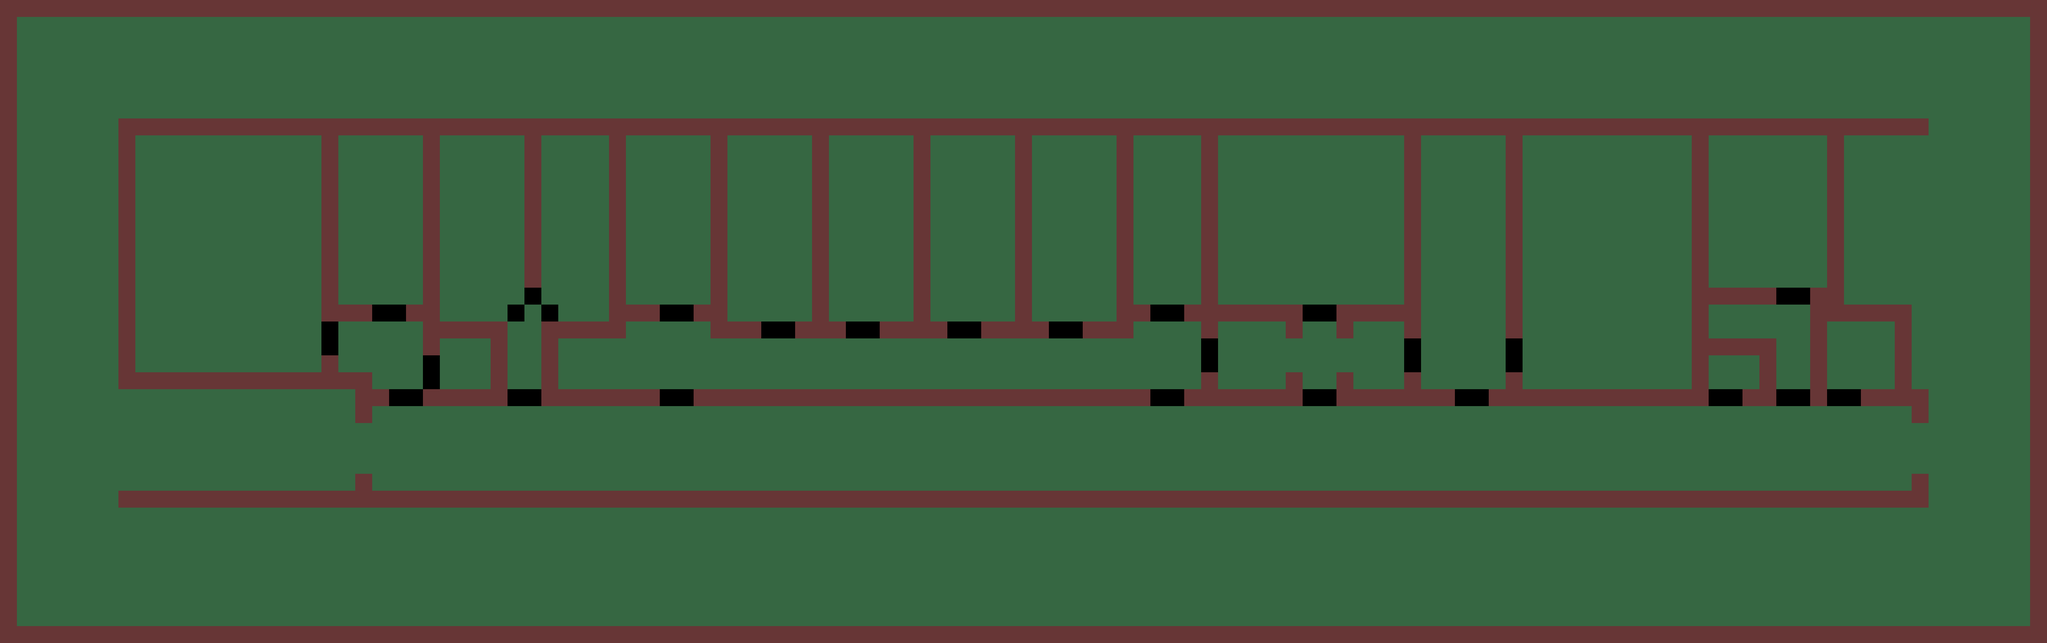

Below is a game level as drawn by its tile map, then a one-line description and the .tmx that defines it (tile-layer data replaced by summaries):
An orthogonal 121x38 tile map with 60x60 px tiles, 1 tile layer (layer1).

<map version="1.2" tiledversion="1.2.4" orientation="orthogonal" renderorder="right-down" width="121" height="38" tilewidth="60" tileheight="60" infinite="0" nextlayerid="17" nextobjectid="6">
 <tileset firstgid="1" source="Department.tsx" />
 <layer id="16" name="layer1" width="121" height="38" opacity="0.99">
  <data>[4598 cells, 4598 non-empty, 3 distinct tile ids]</data>
 </layer>
</map>
